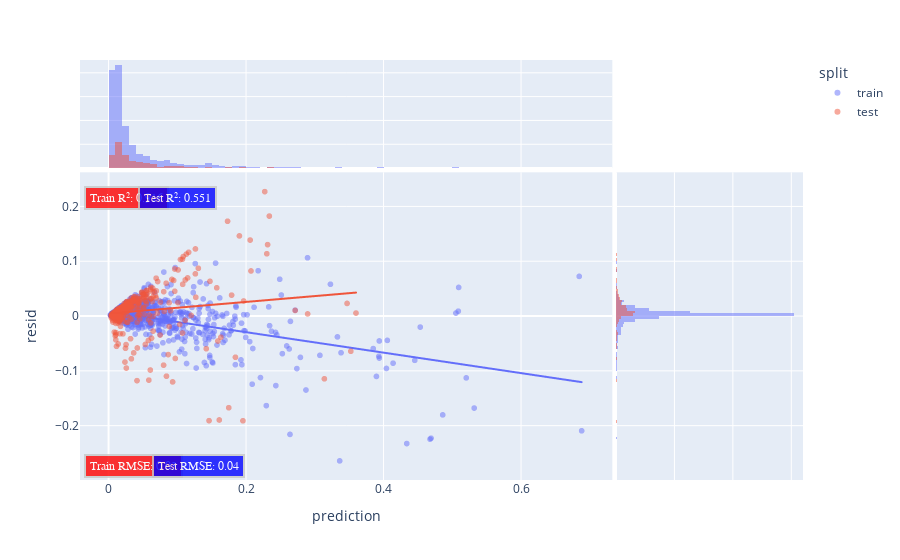

The notebook cell this image was saved under:
### Code cell
import plotly.express as px
from sklearn.metrics import r2_score

# Now, let's check out the residuals of each model.
# Select the model as you want, here i'm selecting the most accurate model
model = df_eval.sort_values(by='r2_testset')['model_trained'].iloc[5]
# predict the values of the entire data
prediction = model.predict(X)
# calculate the residual
resid = prediction - Y

# create a copy to not alter the original data
df_plot = df.copy()
# create a column to identify the data regarding to train or test
df_plot['split'] = 'train'
df_plot.loc[x_test.index, 'split'] = 'test'
df_plot['prediction'] = prediction
df_plot['resid'] = resid

# plot the residual plot with the histograms
fig = px.scatter(
    df_plot, x='prediction', y='resid',
    marginal_x='histogram', marginal_y='histogram',
    color='split', trendline='ols', opacity=.5
)

# add an annotation with the train R2
fig.add_annotation(
            xref="paper",
            yref="paper",
            x=0.005,
            y=0.70,
            text=f"Train R²: {round(r2_score(df_plot.loc[df_plot['split'] == 'train']['click_rate'], df_plot.loc[df_plot['split'] == 'train']['prediction']), 3)}",
            bordercolor="#c7c7c7",
            borderwidth=2,
            borderpad=4,
            bgcolor="red",
            opacity=0.8,
            showarrow=False,
            font=dict(
                family="Courier New, monospace",
                size=12,
                color="#ffffff"
            )
            )

# add an annotation with the test R2
fig.add_annotation(
            xref="paper",
            yref="paper",
            x=0.080,
            y=0.70,
            text=f"Test R²: {round(r2_score(df_plot.loc[df_plot['split'] == 'test']['click_rate'], df_plot.loc[df_plot['split'] == 'test']['prediction']), 3)}",
            bordercolor="#c7c7c7",
            borderwidth=2,
            borderpad=4,
            bgcolor="blue",
            opacity=0.8,
            showarrow=False,
            font=dict(
                family="Courier New, monospace",
                size=12,
                color="#ffffff"
            )
            )

# add an annotation with the train RMSE
fig.add_annotation(
            xref="paper",
            yref="paper",
            x=0.005,
            y=0.005,
            text=f"Train RMSE: {round(mean_squared_error(df_plot.loc[df_plot['split'] == 'train']['click_rate'], df_plot.loc[df_plot['split'] == 'train']['prediction'], squared=False), 2)}",
            bordercolor="#c7c7c7",
            borderwidth=2,
            borderpad=4,
            bgcolor="red",
            opacity=0.8,
            showarrow=False,
            font=dict(
                family="Courier New, monospace",
                size=12,
                color="#ffffff"
            )
            )

# add an annotation with the test RMSE
fig.add_annotation(
            xref="paper",
            yref="paper",
            x=0.1,
            y=0.005,
            text=f"Test RMSE: {round(mean_squared_error(df_plot.loc[df_plot['split'] == 'test']['click_rate'], df_plot.loc[df_plot['split'] == 'test']['prediction'], squared=False), 2)}",
            bordercolor="#c7c7c7",
            borderwidth=2,
            borderpad=4,
            bgcolor="blue",
            opacity=0.8,
            showarrow=False,
            font=dict(
                family="Courier New, monospace",
                size=12,
                color="#ffffff"
            )
            )

fig.show()

### Figure 1 — Plotly figure (JSON) as saved in the notebook; plotly's stock layout.template omitted (floating-point values rounded to 4 significant figures; data arrays with more than 128 entries replaced by an {"elided": "..."} marker saying what was removed)
{"data": [{"hovertemplate": "split=train<br>prediction=%{x}<br>resid=%{y}<extra></extra>", "legendgroup": "train", "marker": {"color": "#636efa", "opacity": 0.5, "symbol": "circle"}, "mode": "markers", "name": "train", "showlegend": true, "type": "scattergl", "x": {"elided": "1510 float values"}, "xaxis": "x", "y": {"elided": "1510 float values"}, "yaxis": "y"}, {"alignmentgroup": "True", "bingroup": "x", "hovertemplate": "split=train<br>prediction=%{x}<br>count=%{y}<extra></extra>", "legendgroup": "train", "marker": {"color": "#636efa"}, "name": "train", "offsetgroup": "train", "opacity": 0.5, "showlegend": false, "type": "histogram", "x": {"elided": "1510 float values"}, "xaxis": "x3", "yaxis": "y3"}, {"alignmentgroup": "True", "bingroup": "y", "hovertemplate": "split=train<br>resid=%{y}<br>count=%{x}<extra></extra>", "legendgroup": "train", "marker": {"color": "#636efa"}, "name": "train", "offsetgroup": "train", "opacity": 0.5, "showlegend": false, "type": "histogram", "xaxis": "x2", "y": {"elided": "1510 float values"}, "yaxis": "y2"}, {"hovertemplate": "<b>OLS trendline</b><br>resid = -0.186674 * prediction + 0.00809983<br>R<sup>2</sup>=0.276450<br><br>split=train<br>prediction=%{x}<br>resid=%{y} <b>(trend)</b><extra></extra>", "legendgroup": "train", "marker": {"color": "#636efa", "symbol": "circle"}, "mode": "lines", "name": "train", "showlegend": false, "type": "scattergl", "x": {"elided": "1510 float values"}, "xaxis": "x", "y": {"elided": "1510 float values"}, "yaxis": "y"}, {"hovertemplate": "split=test<br>prediction=%{x}<br>resid=%{y}<extra></extra>", "legendgroup": "test", "marker": {"color": "#EF553B", "opacity": 0.5, "symbol": "circle"}, "mode": "markers", "name": "test", "showlegend": true, "type": "scattergl", "x": {"elided": "378 float values"}, "xaxis": "x", "y": {"elided": "378 float values"}, "yaxis": "y"}, {"alignmentgroup": "True", "bingroup": "x", "hovertemplate": "split=test<br>prediction=%{x}<br>count=%{y}<extra></extra>", "legendgroup": "test", "marker": {"color": "#EF553B"}, "name": "test", "offsetgroup": "test", "opacity": 0.5, "showlegend": false, "type": "histogram", "x": {"elided": "378 float values"}, "xaxis": "x3", "yaxis": "y3"}, {"alignmentgroup": "True", "bingroup": "y", "hovertemplate": "split=test<br>resid=%{y}<br>count=%{x}<extra></extra>", "legendgroup": "test", "marker": {"color": "#EF553B"}, "name": "test", "offsetgroup": "test", "opacity": 0.5, "showlegend": false, "type": "histogram", "xaxis": "x2", "y": {"elided": "378 float values"}, "yaxis": "y2"}, {"hovertemplate": "<b>OLS trendline</b><br>resid = 0.106423 * prediction + 0.00468063<br>R<sup>2</sup>=0.019180<br><br>split=test<br>prediction=%{x}<br>resid=%{y} <b>(trend)</b><extra></extra>", "legendgroup": "test", "marker": {"color": "#EF553B", "symbol": "circle"}, "mode": "lines", "name": "test", "showlegend": false, "type": "scattergl", "x": {"elided": "378 float values"}, "xaxis": "x", "y": {"elided": "378 float values"}, "yaxis": "y"}], "layout": {"annotations": [{"bgcolor": "red", "bordercolor": "#c7c7c7", "borderpad": 4, "borderwidth": 2, "font": {"color": "#ffffff", "family": "Courier New, monospace", "size": 12}, "opacity": 0.8, "showarrow": false, "text": "Train R²: 0.916", "x": 0.005, "xref": "paper", "y": 0.7, "yref": "paper"}, {"bgcolor": "blue", "bordercolor": "#c7c7c7", "borderpad": 4, "borderwidth": 2, "font": {"color": "#ffffff", "family": "Courier New, monospace", "size": 12}, "opacity": 0.8, "showarrow": false, "text": "Test R²: 0.551", "x": 0.08, "xref": "paper", "y": 0.7, "yref": "paper"}, {"bgcolor": "red", "bordercolor": "#c7c7c7", "borderpad": 4, "borderwidth": 2, "font": {"color": "#ffffff", "family": "Courier New, monospace", "size": 12}, "opacity": 0.8, "showarrow": false, "text": "Train RMSE: 0.03", "x": 0.005, "xref": "paper", "y": 0.005, "yref": "paper"}, {"bgcolor": "blue", "bordercolor": "#c7c7c7", "borderpad": 4, "borderwidth": 2, "font": {"color": "#ffffff", "family": "Courier New, monospace", "size": 12}, "opacity": 0.8, "showarrow": false, "text": "Test RMSE: 0.04", "x": 0.1, "xref": "paper", "y": 0.005, "yref": "paper"}], "barmode": "overlay", "legend": {"title": {"text": "split"}, "tracegroupgap": 0}, "margin": {"t": 60}, "xaxis": {"anchor": "y", "domain": [0, 0.7363], "title": {"text": "prediction"}}, "xaxis2": {"anchor": "y2", "domain": [0.7413, 1], "matches": "x2", "showgrid": true, "showline": false, "showticklabels": false, "ticks": ""}, "xaxis3": {"anchor": "y3", "domain": [0, 0.7363], "matches": "x", "showgrid": true, "showticklabels": false}, "xaxis4": {"anchor": "y4", "domain": [0.7413, 1], "matches": "x2", "showgrid": true, "showline": false, "showticklabels": false, "ticks": ""}, "yaxis": {"anchor": "x", "domain": [0, 0.7326], "title": {"text": "resid"}}, "yaxis2": {"anchor": "x2", "domain": [0, 0.7326], "matches": "y", "showgrid": true, "showticklabels": false}, "yaxis3": {"anchor": "x3", "domain": [0.7426, 1], "matches": "y3", "showgrid": true, "showline": false, "showticklabels": false, "ticks": ""}, "yaxis4": {"anchor": "x4", "domain": [0.7426, 1], "matches": "y3", "showgrid": true, "showline": false, "showticklabels": false, "ticks": ""}}}
